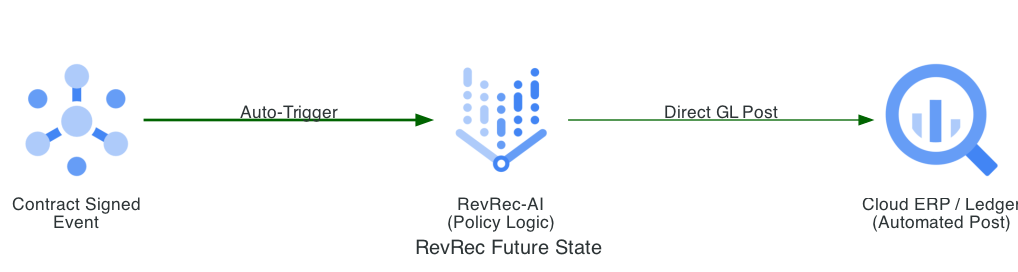

Here is the Python script that generated this plot:
from diagrams import Diagram, Edge
from diagrams.gcp.analytics import Pubsub, BigQuery
from diagrams.gcp.ml import VertexAI

graph_attr = {"pad": "0.1", "nodesep": "1.5", "ranksep": "2.0", "bgcolor": "transparent"}

with Diagram("RevRec Future State", show=False, filename="revrec_future_state", direction="LR", graph_attr=graph_attr):
    trigger = Pubsub("Contract Signed\nEvent")
    agent = VertexAI("RevRec-AI\n(Policy Logic)")
    ledger = BigQuery("Cloud ERP / Ledger\n(Automated Post)")

    trigger >> Edge(label="Auto-Trigger", color="darkgreen", style="bold") >> agent >> Edge(label="Direct GL Post", color="darkgreen") >> ledger
